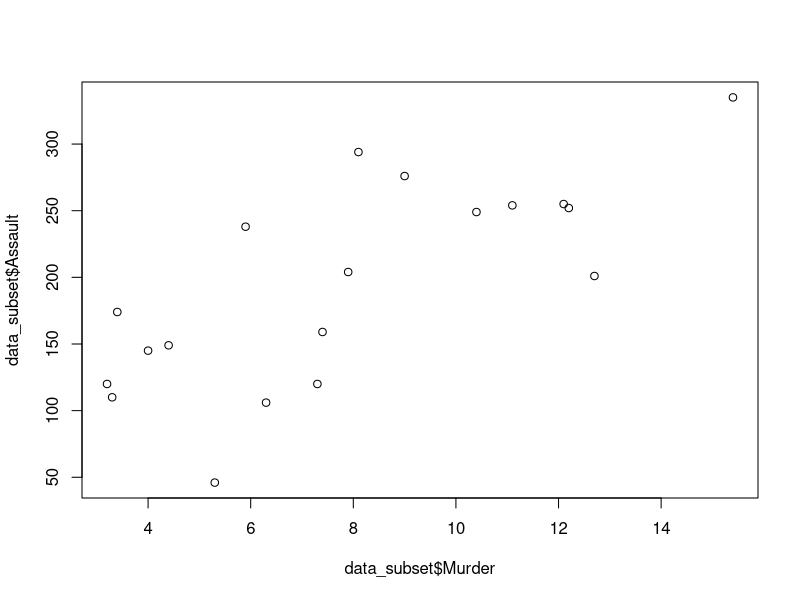
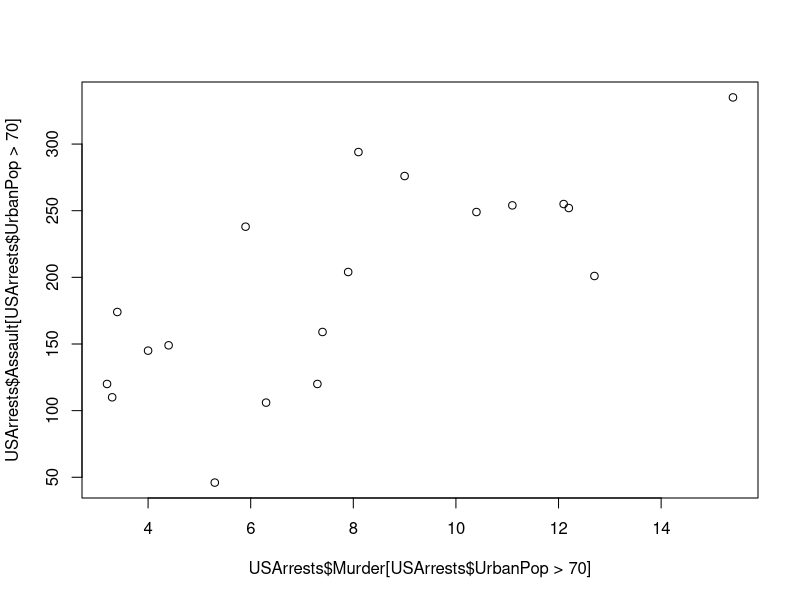
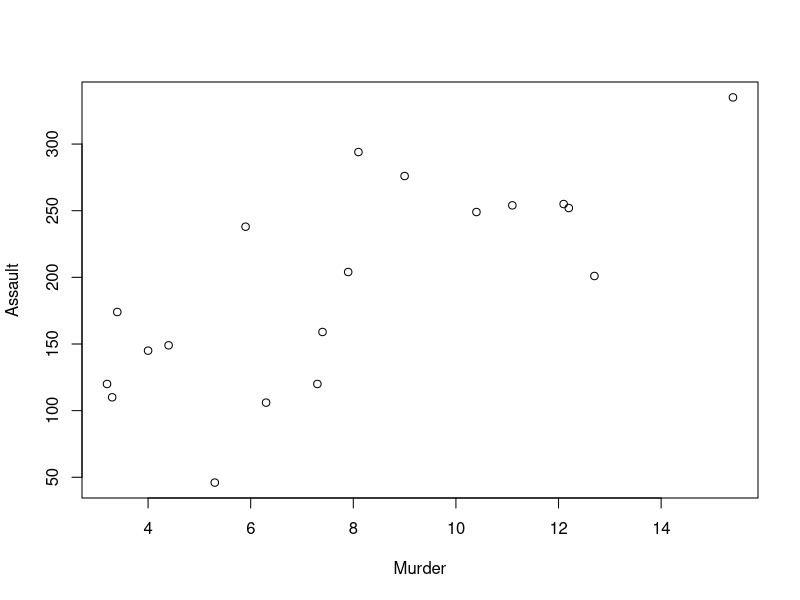
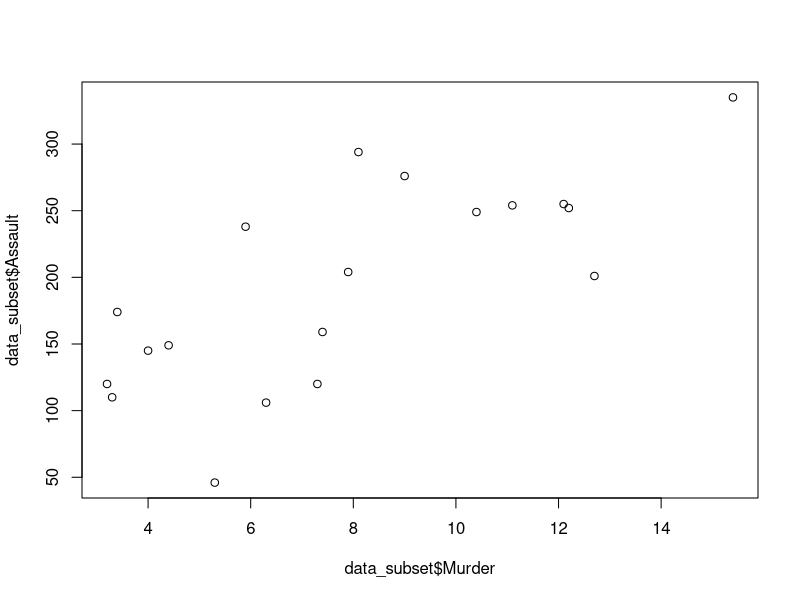

Source code (R) for these figures, in order:
## ---- chunk 1
data_subset <- subset(USArrests, UrbanPop > 70)
plot(data_subset$Murder, data_subset$Assault)
## ---- chunk 2
plot(USArrests$Murder[USArrests$UrbanPop > 70], USArrests$Assault[USArrests$UrbanPop > 70])
## ---- chunk 3
plot(USArrests[USArrests$UrbanPop > 70, c("Murder", "Assault")])
## ---- chunk 4
library(dplyr)
data_subset <- USArrests %>% filter(UrbanPop > 70)
plot(data_subset$Murder, data_subset$Assault)
